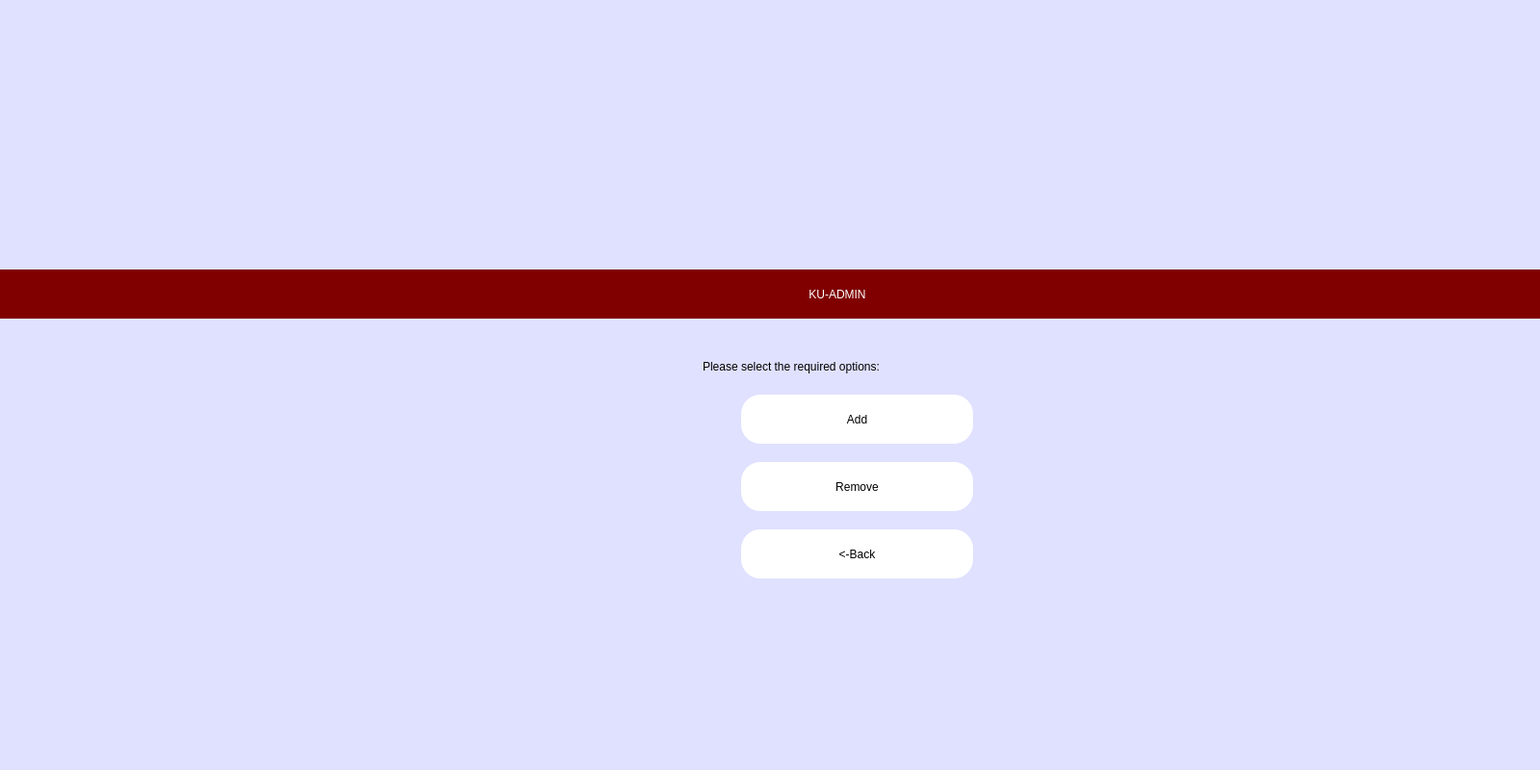
<?xml version="1.0" encoding="UTF-8"?>
<ui version="4.0">
 <class>addtoku</class>
 <widget class="QMainWindow" name="addtoku">
  <property name="geometry">
   <rect>
    <x>0</x>
    <y>0</y>
    <width>1600</width>
    <height>800</height>
   </rect>
  </property>
  <property name="windowTitle">
   <string>iCardSIS</string>
  </property>
  <property name="styleSheet">
   <string notr="true">background-color: rgb(224, 225, 255);</string>
  </property>
  <widget class="QWidget" name="centralwidget">
   <widget class="QLabel" name="label">
    <property name="geometry">
     <rect>
      <x>750</x>
      <y>40</y>
      <width>190</width>
      <height>190</height>
     </rect>
    </property>
    <property name="text">
     <string/>
    </property>
    <property name="pixmap">
     <pixmap resource="resource.qrc">:/image/images/4.jpg</pixmap>
    </property>
    <property name="scaledContents">
     <bool>true</bool>
    </property>
   </widget>
   <widget class="QLabel" name="label_3">
    <property name="geometry">
     <rect>
      <x>730</x>
      <y>360</y>
      <width>341</width>
      <height>41</height>
     </rect>
    </property>
    <property name="styleSheet">
     <string notr="true">font: 700 14pt &quot;Times New Roman&quot;;</string>
    </property>
    <property name="text">
     <string>Please select the required options:</string>
    </property>
   </widget>
   <widget class="QLabel" name="label_2">
    <property name="geometry">
     <rect>
      <x>-30</x>
      <y>280</y>
      <width>1800</width>
      <height>51</height>
     </rect>
    </property>
    <property name="styleSheet">
     <string notr="true">font: 700 16pt Times New Roman;
color:white;
background-color: maroon</string>
    </property>
    <property name="text">
     <string>KU-ADMIN</string>
    </property>
    <property name="alignment">
     <set>Qt::AlignCenter</set>
    </property>
   </widget>
   <widget class="QPushButton" name="pushButton_add_1">
    <property name="geometry">
     <rect>
      <x>770</x>
      <y>410</y>
      <width>241</width>
      <height>51</height>
     </rect>
    </property>
    <property name="styleSheet">
     <string notr="true">QPushButton{color: black;

border-radius: 20px;
font: 700 13pt Times New Roman;
background-color: white

}
QPushButton:pressed{background-color: rgb(170, 0, 0);}</string>
    </property>
    <property name="text">
     <string>Add</string>
    </property>
   </widget>
   <widget class="QPushButton" name="pushButton_remove">
    <property name="geometry">
     <rect>
      <x>770</x>
      <y>480</y>
      <width>241</width>
      <height>51</height>
     </rect>
    </property>
    <property name="styleSheet">
     <string notr="true">QPushButton{color: black;

border-radius: 20px;
font: 700 13pt Times New Roman;
background-color: white

}
QPushButton:pressed{background-color: rgb(170, 0, 0);}</string>
    </property>
    <property name="text">
     <string>Remove</string>
    </property>
   </widget>
   <widget class="QPushButton" name="pushButton_back">
    <property name="geometry">
     <rect>
      <x>770</x>
      <y>550</y>
      <width>241</width>
      <height>51</height>
     </rect>
    </property>
    <property name="styleSheet">
     <string notr="true">QPushButton{color: black;

border-radius: 20px;
font: 700 13pt Times New Roman;
background-color: white

}
QPushButton:pressed{background-color: rgb(170, 0, 0);}</string>
    </property>
    <property name="text">
     <string>&lt;-Back</string>
    </property>
   </widget>
  </widget>
 </widget>
 <resources>
  <include location="resource.qrc"/>
 </resources>
 <connections/>
</ui>
